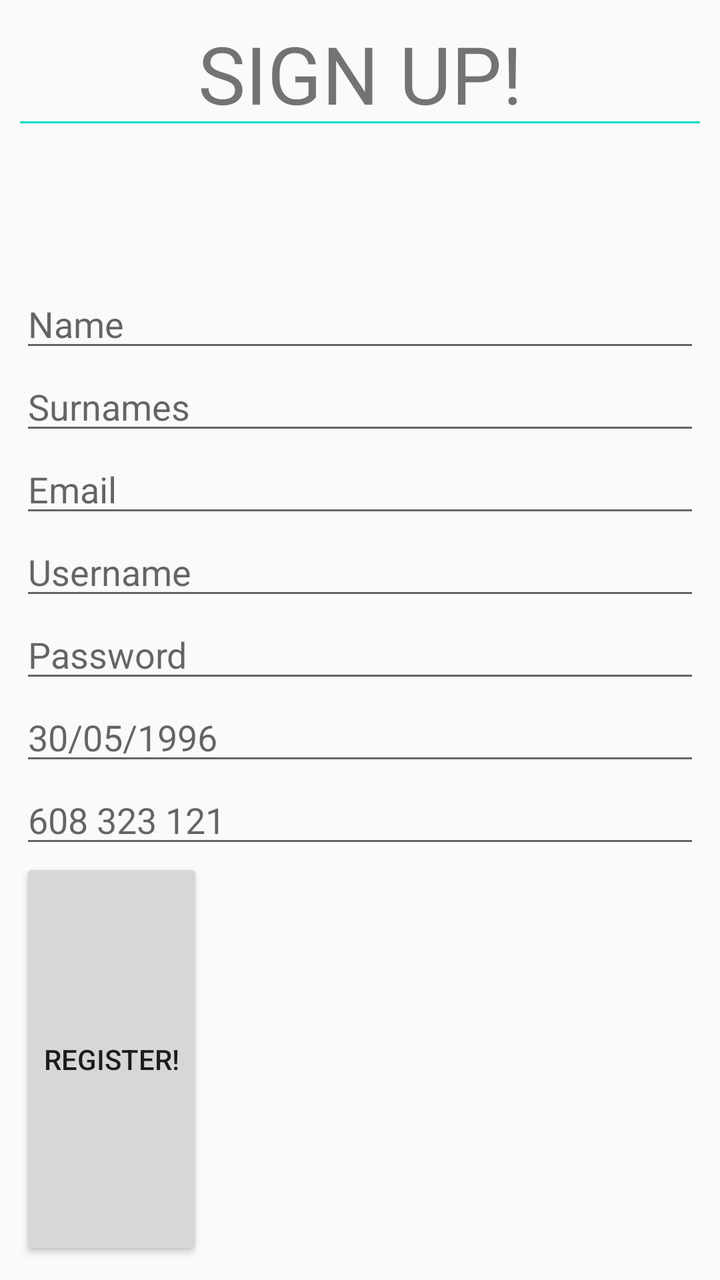
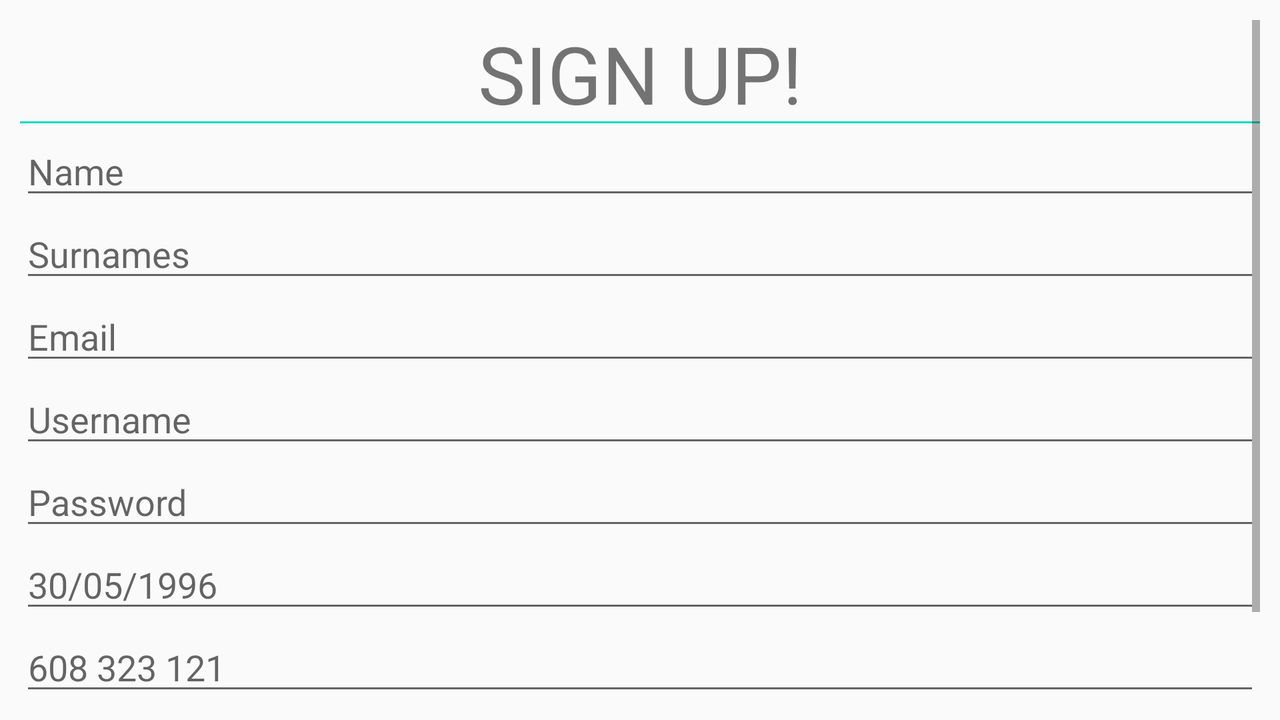

An Android layout and its configuration variant, each rendered on a device that would load it. The default file and the variant file are quoted in full after the pictures.
<!-- AndroidManifest.xml: application theme AppTheme -->
<!-- res/layout/activity_sign_up.xml -->
<?xml version="1.0" encoding="utf-8"?>

<LinearLayout xmlns:android="http://schemas.android.com/apk/res/android"
    xmlns:app="http://schemas.android.com/apk/res-auto"
    xmlns:tools="http://schemas.android.com/tools"
    android:layout_width="match_parent"
    android:layout_height="match_parent"
    tools:context=".Activities.SignUpActivity"
    android:orientation="vertical"
    android:layout_margin="10dp">

    <LinearLayout
        android:layout_width="match_parent"
        android:layout_height="wrap_content"
        android:orientation="vertical"
        android:layout_weight="1"
        android:layout_gravity="center_horizontal">

        <TextView
            android:text="@string/txt_signup"
            android:layout_width="match_parent"
            android:layout_height="wrap_content"
            android:textSize="40sp"
            android:gravity="center_horizontal"/>
        <View
            android:layout_marginTop="-3dp"
            android:layout_width="fill_parent"
            android:layout_height="1dp"
            android:background="@color/colorAccent" />
    </LinearLayout>


    <LinearLayout
        android:layout_width="match_parent"
        android:layout_height="wrap_content"
        android:orientation="vertical"
        android:layout_weight="2"
        android:layout_gravity="center_horizontal">

        <EditText
            android:id="@+id/et_name"
            android:hint="@string/txt_et_name"
            android:layout_width="match_parent"
            android:layout_height="wrap_content" />

        <EditText
            android:id="@+id/et_surnames"
            android:hint="@string/txt_et_surnames"
            android:layout_width="match_parent"
            android:layout_height="wrap_content" />

        <EditText
            android:id="@+id/et_email"
            android:hint="@string/txt_et_email"
            android:layout_width="match_parent"
            android:layout_height="wrap_content" />

        <EditText
            android:id="@+id/et_username"
            android:hint="@string/txt_et_username"
            android:layout_width="match_parent"
            android:layout_height="wrap_content" />

        <EditText
            android:id="@+id/et_password"
            android:hint="@string/txt_et_password"
            android:layout_width="match_parent"
            android:layout_height="wrap_content"
            android:inputType="textPassword"/>

        <EditText
            android:id="@+id/et_birthday"
            android:hint="@string/txt_et_birthday"
            android:layout_width="match_parent"
            android:layout_height="wrap_content"
            android:inputType="date"/>

        <EditText
            android:id="@+id/et_phone"
            android:hint="@string/txt_et_phone"
            android:layout_width="match_parent"
            android:layout_height="wrap_content"
            android:inputType="phone"/>

        <Button
            android:id="@+id/bt_signup"
            android:text="@string/txt_bt_signup"
            android:layout_width="wrap_content"
            android:layout_height="match_parent" />

    </LinearLayout>

</LinearLayout>
<!-- resources referenced by this layout -->
<resources>
  <string name="txt_bt_signup">Register!</string>
  <string name="txt_et_birthday">30/05/1996</string>
  <string name="txt_et_email">Email</string>
  <string name="txt_et_name">Name</string>
  <string name="txt_et_password">Password</string>
  <string name="txt_et_phone">608 323 121</string>
  <string name="txt_et_surnames">Surnames</string>
  <string name="txt_et_username">Username</string>
  <string name="txt_signup">SIGN UP!</string>
  <style name="AppTheme" parent="Theme.AppCompat.Light.DarkActionBar">
          
          <item name="colorPrimary">@color/colorPrimary</item>
          <item name="colorPrimaryDark">@color/colorPrimaryDark</item>
          <item name="colorAccent">@color/colorAccent</item>
      </style>
</resources>
<!-- res/layout-land/activity_sign_up.xml (the repository's variant of the layout above) -->
<!-- drawn on the phone turned sideways -->
<?xml version="1.0" encoding="utf-8"?>
<LinearLayout xmlns:android="http://schemas.android.com/apk/res/android"
    xmlns:app="http://schemas.android.com/apk/res-auto"
    xmlns:tools="http://schemas.android.com/tools"
    android:layout_width="match_parent"
    android:layout_height="match_parent"
    tools:context=".Activities.SignUpActivity"
    android:orientation="vertical"
    android:layout_margin="10dp">
    <ScrollView
        android:layout_width="match_parent"
        android:layout_height="match_parent">

        <LinearLayout
            android:layout_width="match_parent"
            android:layout_height="match_parent"
            android:orientation="vertical">

            <LinearLayout
                android:layout_width="match_parent"
                android:layout_height="wrap_content"
                android:orientation="vertical"
                android:layout_weight="1"
                android:layout_gravity="center_horizontal">

                <TextView
                    android:text="@string/txt_signup"
                    android:layout_width="match_parent"
                    android:layout_height="wrap_content"
                    android:textSize="40sp"
                    android:gravity="center_horizontal"/>
                <View
                    android:layout_marginTop="-3dp"
                    android:layout_width="fill_parent"
                    android:layout_height="1dp"
                    android:background="@color/colorAccent" />
            </LinearLayout>



            <LinearLayout
                android:layout_width="match_parent"
                android:layout_height="wrap_content"
                android:orientation="vertical"
                android:layout_weight="2"
                android:layout_gravity="center_horizontal">

                <EditText
                    android:id="@+id/et_name"
                    android:hint="@string/txt_et_name"
                    android:layout_width="match_parent"
                    android:layout_height="wrap_content" />

                <EditText
                    android:id="@+id/et_surnames"
                    android:hint="@string/txt_et_surnames"
                    android:layout_width="match_parent"
                    android:layout_height="wrap_content" />

                <EditText
                    android:id="@+id/et_email"
                    android:hint="@string/txt_et_email"
                    android:layout_width="match_parent"
                    android:layout_height="wrap_content" />

                <EditText
                    android:id="@+id/et_username"
                    android:hint="@string/txt_et_username"
                    android:layout_width="match_parent"
                    android:layout_height="wrap_content" />

                <EditText
                    android:id="@+id/et_password"
                    android:hint="@string/txt_et_password"
                    android:layout_width="match_parent"
                    android:layout_height="wrap_content"
                    android:inputType="textPassword"/>

                <EditText
                    android:id="@+id/et_birthday"
                    android:hint="@string/txt_et_birthday"
                    android:layout_width="match_parent"
                    android:layout_height="wrap_content"
                    android:inputType="date"/>

                <EditText
                    android:id="@+id/et_phone"
                    android:hint="@string/txt_et_phone"
                    android:layout_width="match_parent"
                    android:layout_height="wrap_content"
                    android:inputType="phone"/>

                <Button
                    android:id="@+id/bt_signup"
                    android:text="@string/txt_bt_signup"
                    android:layout_width="match_parent"
                    android:layout_height="match_parent" />

            </LinearLayout>

        </LinearLayout>

    </ScrollView>
</LinearLayout>
